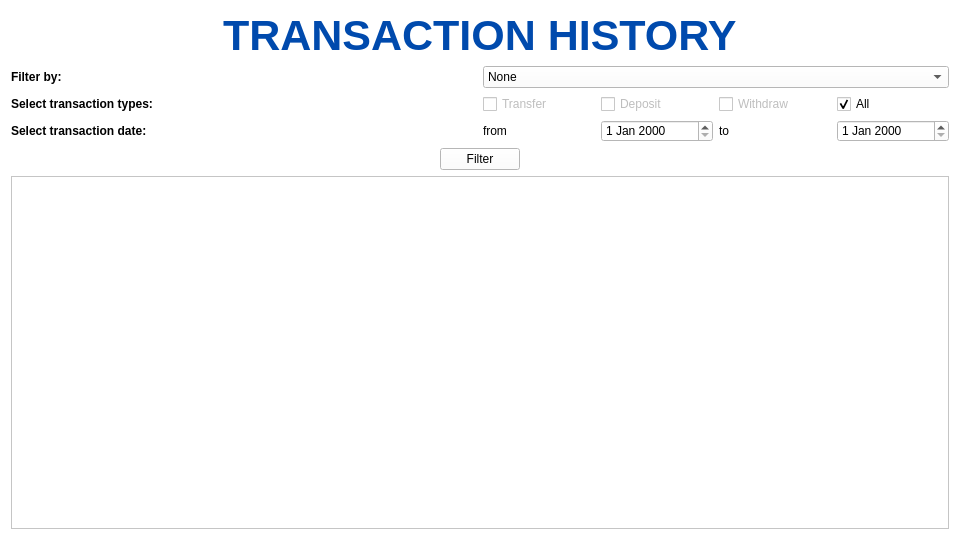
<?xml version="1.0" encoding="UTF-8"?>
<ui version="4.0">
 <class>Form</class>
 <widget class="QWidget" name="Form">
  <property name="geometry">
   <rect>
    <x>0</x>
    <y>0</y>
    <width>960</width>
    <height>540</height>
   </rect>
  </property>
  <property name="windowTitle">
   <string>Form</string>
  </property>
  <property name="styleSheet">
   <string notr="true">background: #ffffff</string>
  </property>
  <layout class="QVBoxLayout" name="verticalLayout_2">
   <item alignment="Qt::AlignHCenter">
    <widget class="QLabel" name="label">
     <property name="font">
      <font>
       <pointsize>32</pointsize>
       <bold>true</bold>
      </font>
     </property>
     <property name="styleSheet">
      <string notr="true">color: #004aad;</string>
     </property>
     <property name="text">
      <string>TRANSACTION HISTORY</string>
     </property>
    </widget>
   </item>
   <item>
    <layout class="QVBoxLayout" name="verticalLayout_3" stretch="5">
     <item>
      <layout class="QVBoxLayout" name="verticalLayout">
       <item>
        <layout class="QHBoxLayout" name="horizontalLayout_5">
         <item>
          <widget class="QLabel" name="label_2">
           <property name="font">
            <font>
             <bold>true</bold>
            </font>
           </property>
           <property name="text">
            <string>Filter by:</string>
           </property>
          </widget>
         </item>
         <item>
          <widget class="QComboBox" name="filter_select">
           <property name="currentText">
            <string>None</string>
           </property>
           <item>
            <property name="text">
             <string>None</string>
            </property>
           </item>
           <item>
            <property name="text">
             <string>Transaction Type</string>
            </property>
           </item>
           <item>
            <property name="text">
             <string>Transaction Date</string>
            </property>
           </item>
          </widget>
         </item>
        </layout>
       </item>
       <item>
        <layout class="QHBoxLayout" name="horizontalLayout_4">
         <item>
          <widget class="QLabel" name="label_3">
           <property name="font">
            <font>
             <bold>true</bold>
            </font>
           </property>
           <property name="text">
            <string>Select transaction types:</string>
           </property>
          </widget>
         </item>
         <item>
          <layout class="QHBoxLayout" name="horizontalLayout">
           <item>
            <widget class="QCheckBox" name="option_transfer">
             <property name="enabled">
              <bool>false</bool>
             </property>
             <property name="text">
              <string>Transfer</string>
             </property>
            </widget>
           </item>
           <item>
            <widget class="QCheckBox" name="option_deposit">
             <property name="enabled">
              <bool>false</bool>
             </property>
             <property name="text">
              <string>Deposit</string>
             </property>
            </widget>
           </item>
           <item>
            <widget class="QCheckBox" name="option_withdraw">
             <property name="enabled">
              <bool>false</bool>
             </property>
             <property name="text">
              <string>Withdraw</string>
             </property>
            </widget>
           </item>
           <item>
            <widget class="QCheckBox" name="option_all">
             <property name="text">
              <string>All</string>
             </property>
             <property name="checked">
              <bool>true</bool>
             </property>
            </widget>
           </item>
          </layout>
         </item>
        </layout>
       </item>
       <item>
        <layout class="QHBoxLayout" name="horizontalLayout_3">
         <item>
          <widget class="QLabel" name="label_4">
           <property name="font">
            <font>
             <bold>true</bold>
            </font>
           </property>
           <property name="text">
            <string>Select transaction date:</string>
           </property>
          </widget>
         </item>
         <item>
          <layout class="QHBoxLayout" name="horizontalLayout_2">
           <item>
            <widget class="QLabel" name="label_5">
             <property name="text">
              <string>from</string>
             </property>
            </widget>
           </item>
           <item>
            <widget class="QDateEdit" name="dateEdit">
             <property name="enabled">
              <bool>true</bool>
             </property>
            </widget>
           </item>
           <item>
            <widget class="QLabel" name="label_6">
             <property name="text">
              <string>to</string>
             </property>
            </widget>
           </item>
           <item>
            <widget class="QDateEdit" name="dateEdit_2">
             <property name="enabled">
              <bool>true</bool>
             </property>
            </widget>
           </item>
          </layout>
         </item>
        </layout>
       </item>
       <item alignment="Qt::AlignHCenter">
        <widget class="QPushButton" name="btn_filter">
         <property name="text">
          <string>Filter</string>
         </property>
        </widget>
       </item>
       <item>
        <widget class="QTableView" name="tableView"/>
       </item>
      </layout>
     </item>
    </layout>
   </item>
  </layout>
 </widget>
 <resources/>
 <connections/>
</ui>
